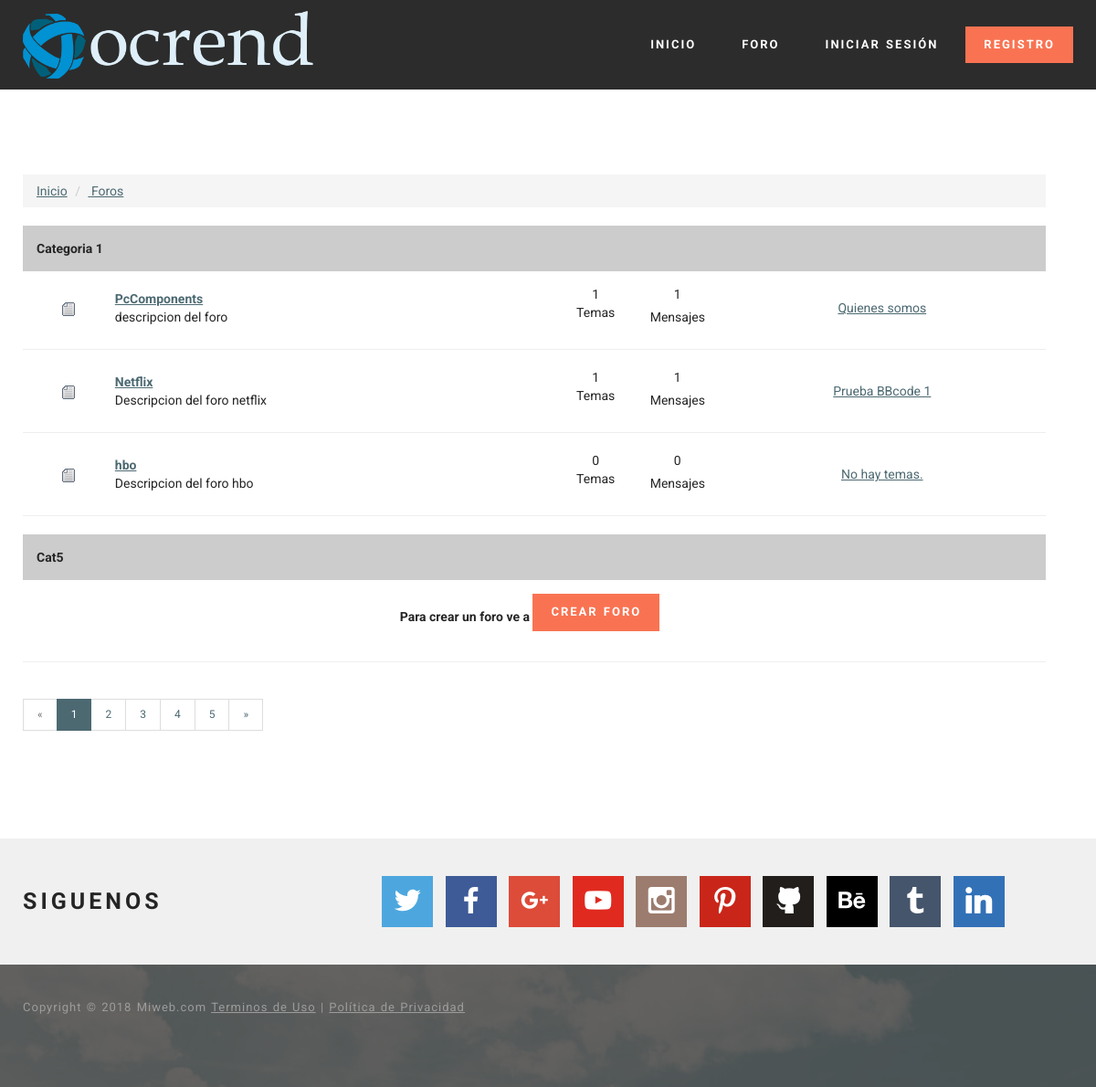
The page /?view=forum on the database as committed earlier.
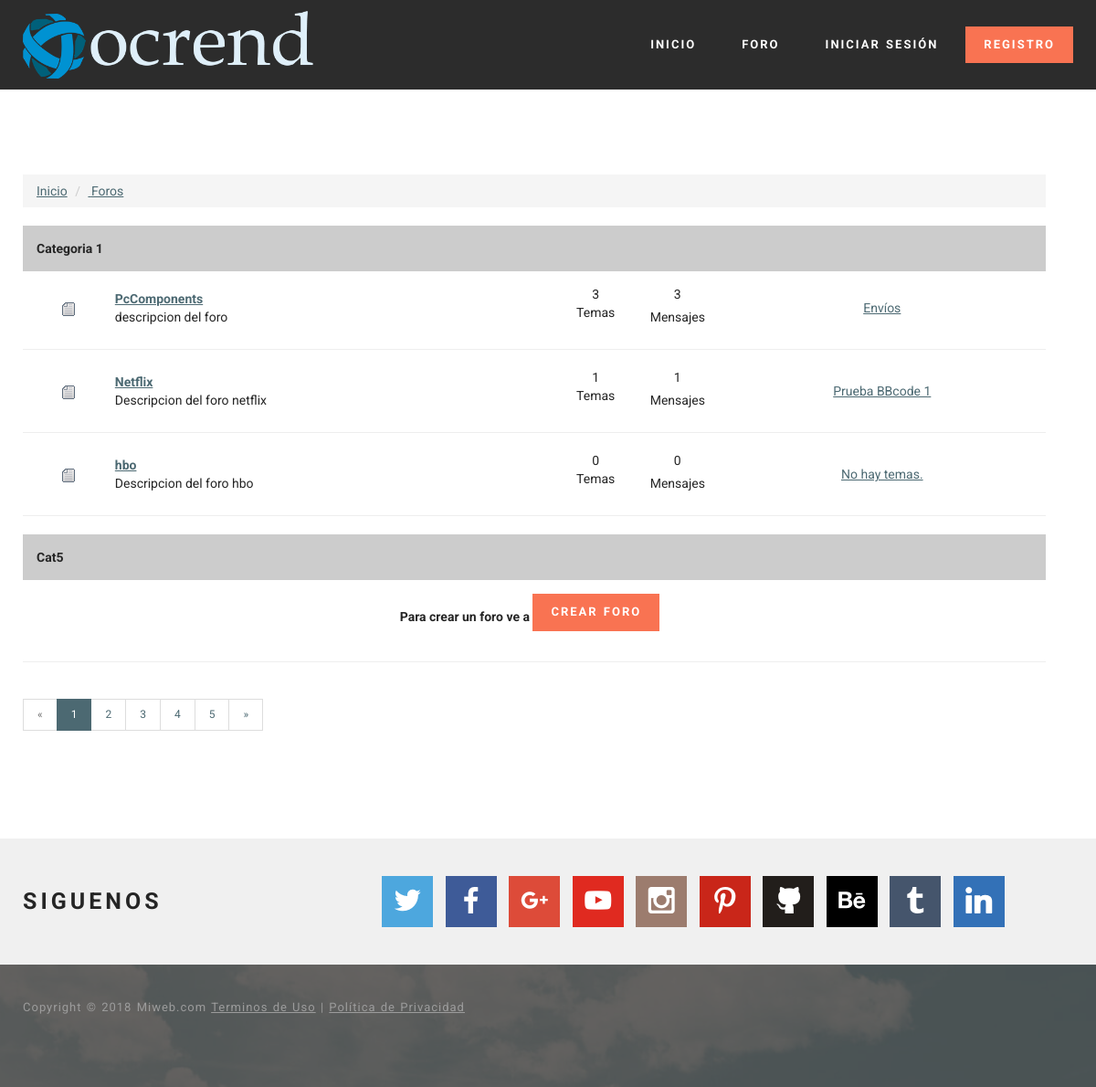
The same page on the database as committed later.
### tables this page shows
CREATE TABLE `categorias` (
  `id` int(255) NOT NULL,
  `nombre` varchar(255) NOT NULL
);

CREATE TABLE `foros` (
  `id` int(255) NOT NULL,
  `nombre` varchar(255) NOT NULL,
  `descripcion` varchar(255) NOT NULL,
  `cantidad_mensajes` bigint(255) NOT NULL DEFAULT '0',
  `cantidad_temas` bigint(255) NOT NULL DEFAULT '0',
  `id_categoria` int(100) NOT NULL DEFAULT '1',
  `estado` int(1) NOT NULL DEFAULT '1' COMMENT '1 es el estado abierto del foro y 0 para crrarlo y solo admin tiene acceso',
  `ultimo_tema` varchar(255) NOT NULL,
  `id_ultimo_tema` bigint(255) NOT NULL
);

### core/controllers/forumController.php (called while the page is built, shortened)
<?php
$db = new Conexion();
include('html/forum/index.php');
?>

### core/bin/functions/Categorias.php (called while the page is built, shortened)
<?php
function Categorias(){
$db = new Conexion();
$sql = $db->query("SELECT * FROM categorias;");
if($db->rows($sql) > 0) {
  while($d = $db->recorrer($sql)) {
    $categorias[$d['id']]= $d;
    }
}else {
  $categorias = false;
}
return $categorias;
}
?>

### core/core.php (called while the page is built, shortened)
<?php
require('core/models/class.Conexion.php');
require('core/bin/functions/Categorias.php');
require('core/bin/functions/Foros.php');
require('core/bin/functions/UrlAmigable.php');
$_categorias = Categorias();
$_foros = Foros();
?>

### core/models/class.Conexion.php (called while the page is built, shortened)
<?php
class Conexion extends mysqli {
public function rows($query){
  return mysqli_num_rows($query);
}
public function liberar($query){
  return mysqli_free_result($query);
}
public function recorrer($query){
  return mysqli_fetch_array($query);
}
}
 ?>

### core/bin/functions/Foros.php (called while the page is built, shortened)
<?php
function Foros(){
$db = new Conexion();
$sql = $db->query("SELECT * FROM foros;");
if($db->rows($sql) > 0) {
  while($d = $db->recorrer($sql)) {
    $foros[$d['id']]= $d;
    }
}else {
  $foros = false;
}
return $foros;
}
?>

### core/bin/functions/UrlAmigable.php (called while the page is built)
<?php
function UrlAmigable($id,$titulo,$id_foro = null){
if(null == $id_foro){
  $titulo = $id . '-' . $titulo;
}else {
    $titulo = $id . '-' . $id_foro . '-' .$titulo;
}
  $titulo = trim($titulo);
  $titulo = str_replace(
      array('à', 'á', 'ä','â','ã','å','æ','ª','α','∀','@','∧','λ','Δ','À','Á','Â','Ã','Ä','Å','Ā','ā','Ă','ă','Ą','ą'),
      'a',
      $titulo
  );
  $titulo = str_replace(
      array('ß','β'),
      'b',
      $titulo
  );
  $titulo = str_replace(
      array('¢','©','ç','ς','⊂','€','Ç','c','Ć','ć','Ĉ','ĉ','Ċ','ċ','Č','č'),
      'c',
      $titulo
  );
  $titulo = str_replace(
      array('₫','Ď','ď','Đ','đ'),
      'd',
      $titulo
  );
  $titulo = str_replace(
      array('è','é','ê','ë','ε','ξ','∈','∉','∋','∃','∑','È','É','Ê','Ë','Ē','ē','Ĕ','ĕ','Ė','ė','Ę','ę','Ě','ě'),
    'e',
      $titulo
  );
  $titulo = str_replace(
      array('ƒ'),
      'f',
      $titulo
  );
$titulo = str_replace(
    array('Ĝ','ĝ','Ğ','ğ','Ġ','ġ','Ģ','ģ'),
    'g',
    $titulo
);
  $titulo = str_replace(
      array('H.','Ĥ','ĥ','Ħ','ħ'),
      'h',
      $titulo
  );
  $titulo = str_replace(
      array('ì','í','î','ï','¡','ℑ','Ì','Í','Î','Ï','Ĩ','ĩ','Ī','ī','Ĭ','ĭ','Į','į','İ','ı'),
      'i',
      $titulo
  );
$titulo = str_replace(
    array('Ĵ','ĵ'),
    'j',
    $titulo
);
  $titulo = str_replace(
      array('κ','Ķ','ķ'),
      'k',
      $titulo
  );
  $titulo = str_replace(
      array('£','ζ','ι','¦','Ĺ','ĺ','Ļ','ļ','Ľ','ľ','Ŀ','ŀ','Ł','ł'),
      'l',
      $titulo
  );
  $titulo = str_replace(
      array('ñ','η','π','ℵ','∩','Ñ'),
      'n',
      $titulo
  );
  $titulo = str_replace(
      array('ò','ó','ô','õ','ö','¤','ð','ø','δ','σ','φ','∅','Ò','Ó','Ô','Õ','Ö','Ω'),
      'o',
      $titulo
  );
  $titulo = str_replace(
      array('þ','ρ','℘','¶'),
      'p',
      $titulo
  );
  $titulo = str_replace(
      array('®','ℜ'),
      'r',
      $titulo
  );
  $titulo = str_replace(
      array('š','§','$'),
      's',
      $titulo
  );
  $titulo = str_replace(
      array('τ'),
      't',
      $titulo
  );
  $titulo = str_replace(
      array('ù','ú','û','ü','µ','υ','μ','∪','Ù','Ú','Û','Ü'),
      'u',
      $titulo
  );
  $titulo = str_replace(
      array('∨','√','ϑ'),
      'v',
      $titulo
  );
  $titulo = str_replace(
      array('ψ','ω','ϖ'),
      'w',
      $titulo
  );
  $titulo = str_replace(
      array('×','χ'),
      'x',
      $titulo
  );
  $titulo = str_replace(
      array('¥','ý','ÿ','γ','ϒ','ÿ'),
      'y',
      $titulo
  );
  $titulo = str_replace(
      array('ζ'),
      'z',
      $titulo
  );
  $titulo = str_replace(
      array('¨','«','¬','¯','±','´','·','¸','»','¿','÷','•','…','′','″','‾','⁄','−','∗','⋅','☺','☻','◘','○','►','◄','↕','‼','▬','↨','∟','▲','▼','⌂','░','▒','▓','│','┤','╣','║','╗','╝','┐','└','┬','├','┼','╚','╔','╩','╦','╠','═','╬','┘','┌','█','▄','▀','‗','°','•','•','■','☼'),
    '-',
      $titulo
  );
  $titulo = str_replace(
      array('∝','∞','∠','∫','∴','∼','≅','≈','≠','≡','≤','≥','⊃','⊄','⊆','⊇','⊕','⊗','⊥','◙','♂','♀','♪','♫',''),
    '-',
      $titulo
  );
  $titulo = str_replace(
      array('⌈','⌉','⌊','⌋','〈','〉','◊','♠','♣','♥','♦','"','&','<','>','ˆ','˜','—','\\','\"','~','‰'),
      '-',
      $titulo
  );
  $titulo = str_replace(
      array('œ','™','Æ','π'),
      array('oe','tm','ae','pi'),
      $titulo
  );
  $titulo = str_replace(
      array('‘','’','‚','“','”','„','†','‡','‰','‹','›','!','¡','#','(',')','{','}','[',']','⇓','⇔'),
      '-',
      $titulo
  );
  $titulo = str_replace(
      array('=','?','+','<','>',';','.',':','^','/','&','¬','∂','∇','∏','←','↑','→','↓','↔','↵','⇐','⇑','⇒'),
      '-',
      $titulo
  );
  $titulo = str_replace(
      array('²','³','°','¹','º','¼','½','¾','θ'),
      array('2','3','0','1','0','1-4','1-2','3-4','0'),
      $titulo
  );
  $titulo = str_replace(
      array(' ','—','-----','----','---','--','------','-------','--------','---------','----------','-----------'),
      '-',
      $titulo
  );
$titulo = strtolower($titulo);
return $titulo;
}
?>

### html/forum/index.php (the view, shortened to what the rows shown need)
<?php include(HTML_DIR . 'overall/header.php'); ?>
<body>
 <section class="mbr-section mbr-after-navbar" id="content1-10">
     <div class="mbr-section__container container mbr-section__container--isolated">
<div class="row container">
<?php
if(false !=$_categorias){
$prepare_sql  = $db->prepare("SELECT id FROM foros WHERE id_categoria = ? ;");
$prepare_sql->bind_param('i',$id_categoria);
foreach ($_categorias as $id_categoria => $array_categoria) {
$prepare_sql->execute();
$prepare_sql->store_result();
echo '
<table width="100%" border="0" cellspacing="2" cellpadding="2">
  <tr>
    <th colspan="5" scope="col" bgcolor="#CCCCCC" style="margin-bottom:5px; height:32px;" >
      <div align="left" style="margin-left:15px; margin-top:15px; margin-bottom:15px;">'.$_categorias[$id_categoria]['nombre'].'</div></th>
  </tr>
  <tr>
    <th colspan="5" scope="col"><div align="left" style="margin-left:15px; margin-top:15px; margin-bottom:15px;"></div></th>
  </tr>
';
if ($prepare_sql->num_rows > 0) {
  $prepare_sql->bind_result($id_del_foro);
  while ($prepare_sql->fetch()) {
    if($_foros[$id_del_foro]['estado'] == 1){
      $extension = 'off.gif';
    }else {
      $extension = 'lock.gif';
    }
    if ($_foros[$id_del_foro]['ultimo_tema'] == '') {
      $ultimo_tema= '<a href="#" title="Sin temas en el foro">No hay temas.</a>';
    } else {
  $ultimo_tema= '<a href="temas/'.UrlAmigable($_foros[$id_del_foro]['id_ultimo_tema'],$_foros[$id_del_foro]['ultimo_tema'],$id_del_foro).'" title="Ir al tema">'. $_foros[$id_del_foro]['ultimo_tema'].'</a>';
    }
    echo '
    <tr>
    <th width="9%" rowspan="2" scope="row"><div align="center"><img src="'.IC_TOPIC_FORUM_DIR.$extension.'" /></div></th>
    <td width="43%" rowspan="2"><div align="left">
    <a href="foros/'.UrlAmigable($id_del_foro,$_foros[$id_del_foro]['nombre']).'"><strong>'.$_foros[$id_del_foro]['nombre'].'</strong></a><br />
    '.$_foros[$id_del_foro]['descripcion'].'</div></td>
    <td><div align="center">'.number_format($_foros[$id_del_foro]['cantidad_temas'],0,',','.').' </div></td>
    <td><div align="center">'.number_format($_foros[$id_del_foro]['cantidad_mensajes'],0,',','.').' </div></td>
    <td width="32%" rowspan="2"><div align="center">'.$ultimo_tema.'</div></td>
    </tr>
    <tr>
    <td width="8%"><p align="center">Temas</p>    </td>
    <td width="8%"><div align="center">Mensajes</div></td>
    </tr>
    <tr>
    <th colspan="5" scope="col" cellspacing="0" cellpadding="0"><div align="left"><hr style="color: #0056b2;" /></div></th>
    </tr>
    ';
  }
} else {
  echo '
  <tr>
  <th width="90%" scope="row"><div align="center">Para crear un foro ve a <a class="mbr-buttons__btn btn btn-danger" href="?view=configforos&mode=add">CREAR FORO</a> </div></th>
 </tr>
 <tr>
  <th scope="col" cellspacing="0" cellpadding="0"><div align="left"><hr style="color: #0056b2;" /></div></th>
 </tr>
  ';
}
echo '
</table>
';
}
}
 ?>
</div>
</section>
</body>
</html>

Rows that differ between the two databases and show on the page:
changed foros "PcComponents": id+cantidad_temas "1" → "3"; id+cantidad_mensajes "1" → "3"; id+ultimo_tema "Quienes somos" → "Envíos"
